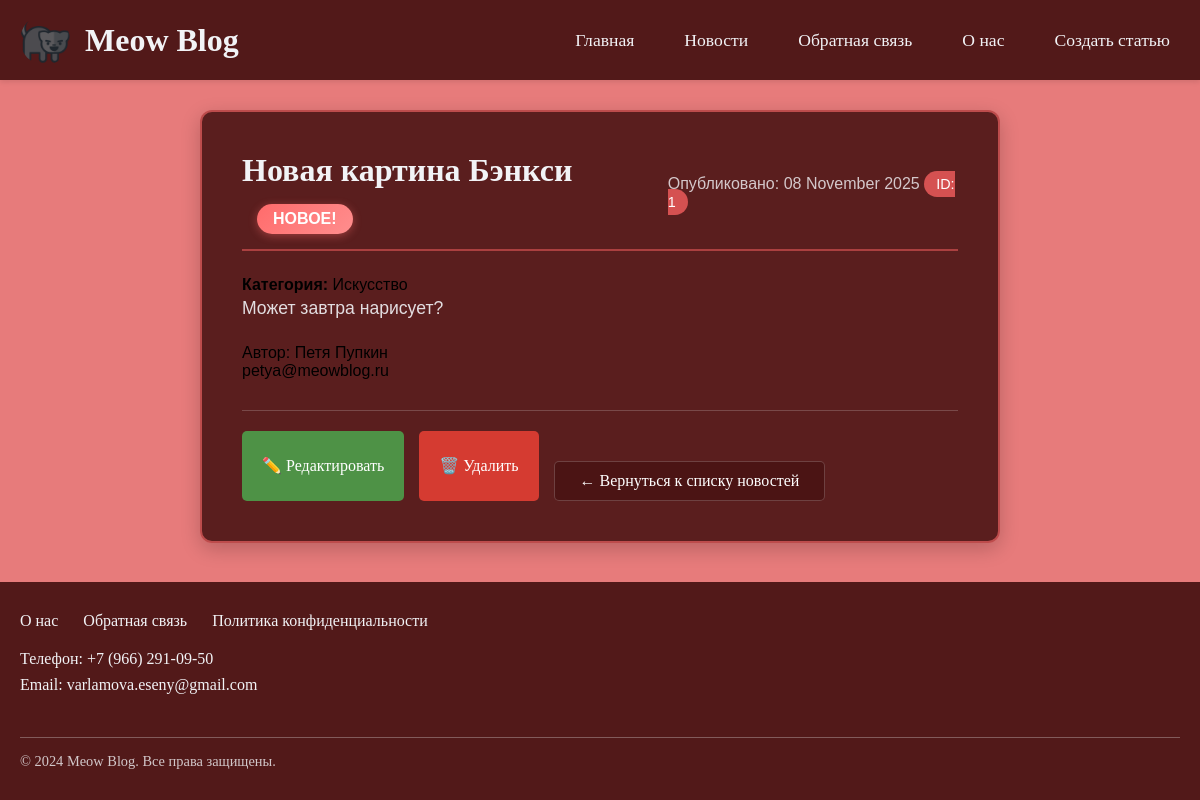
Screenshot of /news/1 with the database file from the repository.
### main.py (models this page shows, shortened)
class Article(db.Model):
    __tablename__ = 'articles'
    id = db.Column(db.Integer, primary_key=True)
    title = db.Column(db.String(200), nullable=False)
    text = db.Column(db.Text, nullable=False)
    created_date = db.Column(db.DateTime, default=datetime.utcnow)
    category = db.Column(db.String(50), nullable=False, default='Разное')
    excerpt = db.Column(db.Text)
    user_id = db.Column(db.Integer, db.ForeignKey('users.id'), nullable=False)

### main.py (the view, shortened to what this page needs)
@app.route('/news/<int:id>')
def news_article(id):
    article = Article.query.get(id)
    if article:
        author = next((author for author in AUTHORS if author['id'] == article.user_id), None)
        return render_template('news_article.html',
                               article=article_to_dict(article),
                               author=author,
                               is_today_article=is_today_article,
                               current_date=date.today())

### main.py (called while the page is built)
def article_to_dict(article):
    local_created_date = article.created_date
    return {
        'id': article.id,
        'title': article.title,
        'date': local_created_date.strftime('%d %B %Y'),
        'excerpt': article.excerpt or article.text[:100] + '...',
        'content': f'<p>{article.text}</p>',
        'author_id': article.user_id,
        'category': article.category,
        'created_date_obj': local_created_date  # Добавляем объект даты для отладки
    }

def is_today_article(article_date):
    try:
        if isinstance(article_date, str):
            article_datetime = datetime.strptime(article_date, '%d %B %Y')
            return article_datetime.date() == date.today()
        elif isinstance(article_date, datetime):
            return article_date.date() == date.today()
        return False
    except (ValueError, AttributeError) as e:
        print(f"Ошибка при проверке даты: {e}")
        return False

### templates/news_article.html (shortened to what this page needs)
{% extends "base.html" %}
{% block content %}
<div class="article-detail {% if is_today_article(article.date) %}today{% endif %}">
    <div class="article-header">
        <div class="article-title-wrapper">
            <h1>{{ article.title }}</h1>
            {% if is_today_article(article.date) %}
            <span class="new-badge new-badge-large">Новое!</span>
            {% endif %}
        </div>
        <div class="article-info">
            <span class="article-date {% if is_today_article(article.date) %}today{% endif %}">
                Опубликовано: {{ article.date }}
            </span>
            <span class="article-id">ID: {{ article.id }}</span>
        </div>
    </div>
    {% if article.category %}
    <div class="article-category">
        <strong>Категория:</strong> {{ article.category }}
    </div>
    {% endif %}
    <div class="article-content">
        {{ article.content|safe }}
    </div>
    {% if author %}
    <div class="article-author">
        <div class="author-info">
            <div class="author-name">Автор: {{ author.name }}</div>
            <div class="author-email">{{ author.email }}</div>
        </div>
    </div>
    {% endif %}
    <div class="article-actions">
        <a href="{{ url_for('edit_article', id=article.id) }}" class="edit-btn">✏️ Редактировать</a>
        <a href="{{ url_for('delete_article', id=article.id) }}" class="delete-btn"
           onclick="return confirm('Вы уверены, что хотите удалить эту статью?')">🗑️ Удалить</a>
        <a href="{{ url_for('news') }}" class="back-to-news">← Вернуться к списку новостей</a>
    </div>
</div>
{% endblock %}

### static/style.css (style rules this page uses)
* { margin: 0; padding: 0; box-sizing: border-box; }
body { background-color: rgba(225, 87, 87, 0.779); min-height: 100vh; display: flex; flex-direction: column; font-family: Arial, sans-serif; }
p, h1, h2, h3, h4, h5, h6 { font-family: clickclack; color: rgb(242, 243, 246); }
.article-detail { background-color: rgba(75, 20, 20, 0.8); padding: 40px; border-radius: 12px; box-shadow: 0 6px 20px rgba(0, 0, 0, 0.2); border: 1px solid rgba(242, 243, 246, 0.1); backdrop-filter: blur(10px); max-width: 800px; margin: 0 auto; }
.article-date { color: rgba(242, 243, 246, 0.8); font-family: Arial, sans-serif; font-size: 1rem; }
.article-id { background-color: rgba(225, 87, 87, 0.9); color: white; padding: 5px 12px; border-radius: 20px; font-family: Arial, sans-serif; font-size: 0.9rem; }
.article-content { line-height: 1.7; }
.article-content p { margin-bottom: 20px; font-family: Arial, sans-serif; color: rgba(242, 243, 246, 0.9); font-size: 1.1rem; }
.back-to-news { display: inline-block; background-color: rgba(75, 20, 20, 0.9); color: white; padding: 10px 25px; text-decoration: none; border-radius: 5px; font-family: clickclack; transition: background-color 0.3s ease; margin-top: 30px; border: 1px solid rgba(242, 243, 246, 0.2); }
.new-badge { display: inline-block; background: linear-gradient(135deg, #ff6b6b, #ff8e8e); color: white; padding: 4px 12px; border-radius: 20px; font-family: Arial, sans-serif; font-size: 0.8rem; font-weight: bold; text-transform: uppercase; margin-left: 10px; animation: pulse 2s infinite; box-shadow: 0 2px 8px rgba(255, 107, 107, 0.4); }
.new-badge-large { font-size: 1rem; padding: 6px 16px; margin-left: 15px; }
.article-header { display: flex; align-items: center; justify-content: space-between; margin-bottom: 25px; padding-bottom: 15px; border-bottom: 2px solid rgba(225, 87, 87, 0.6); }
.article-title-wrapper { display: flex; align-items: center; flex-wrap: wrap; gap: 15px; }
.article-detail.today { border: 2px solid rgba(255, 107, 107, 0.6); background-color: rgba(75, 20, 20, 0.9); }
.article-actions { display: flex; gap: 15px; margin-top: 30px; padding-top: 20px; border-top: 1px solid rgba(242, 243, 246, 0.2); flex-wrap: wrap; }
.edit-btn { display: inline-flex; align-items: center; gap: 8px; background-color: rgba(76, 175, 80, 0.8); color: white; padding: 10px 20px; text-decoration: none; border-radius: 5px; font-family: clickclack; transition: background-color 0.3s ease; }
.delete-btn { display: inline-flex; align-items: center; gap: 8px; background-color: rgba(244, 67, 54, 0.8); color: white; padding: 10px 20px; text-decoration: none; border-radius: 5px; font-family: clickclack; transition: background-color 0.3s ease; }

### rows the page displays
Article: title "Новая картина Бэнкси", category "Искусство", content "Может завтра нарисует?"

### other values shown
{{ article.date }} "08 November 2025"
{{ article.id }} "1"
{{ author.name }} "Петя Пупкин"
{{ author.email }} "petya@meowblog.ru"
